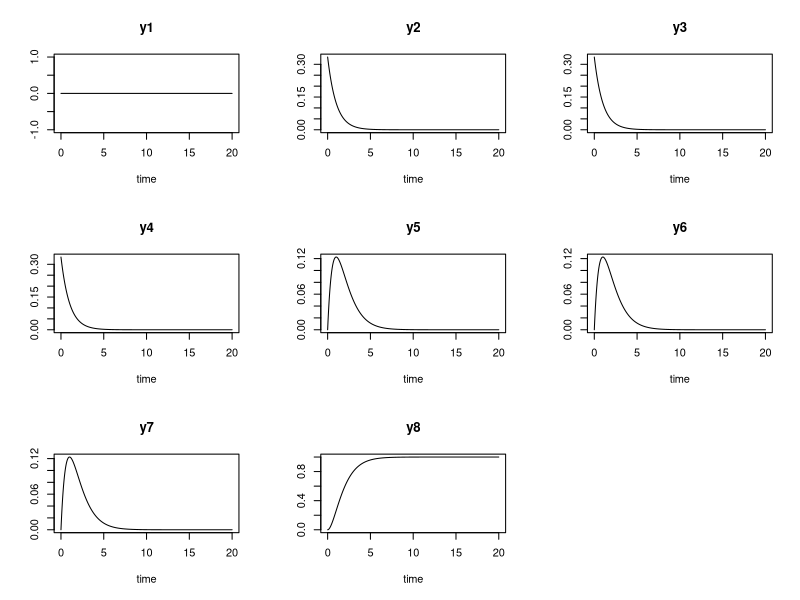
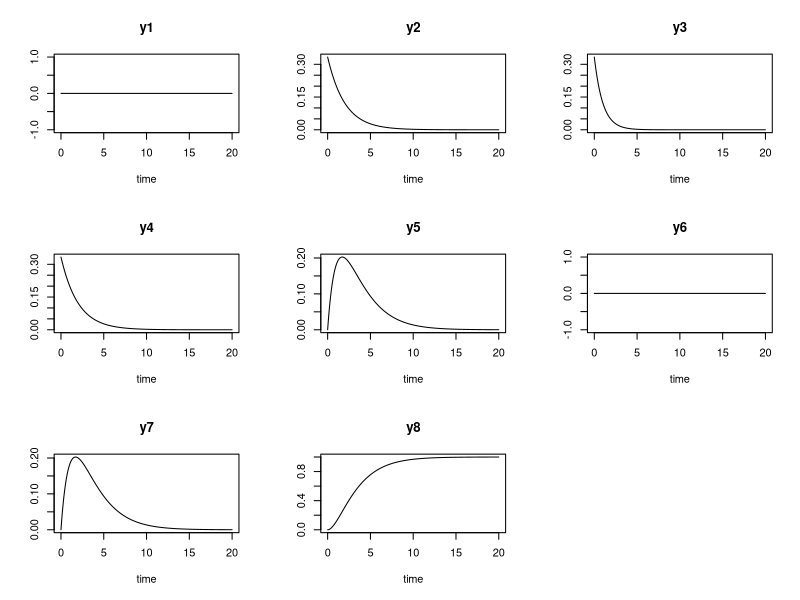

The R source for these figures, in order:
th <- 1/3
library(deSolve)
trinet <- function(t, y, parms) {
  with(as.list(c(y,parms)), {
    dy1 <- 0
    dy2 <- -2  * b * y[2]
    dy3 <- -2  * b * y[3]
    dy4 <- -2  * b * y[4]
    dy5 <- b * (y[2] + y[3] - 2 * y[5])
    dy6 <- b * (y[2] + y[4] - 2 * y[6])
    dy7 <- b * (y[3] + y[4] - 2 * y[7])
    dy8 <- 2 * b * (y[5] + y[6] + y[7])
    list(c(dy1, dy2, dy3, dy4, dy5, dy6, dy7, dy8))
  })
}
yini <- c(y1 = 0, y2 = th, y3 = th, y4 = th, y5 = 0, y6 = 0, y7 = 0, y8 = 0)
parms <- c(b=0.5)
times <- seq(from = 0, to = 20, by = 0.01)
out <- ode (times = times, y = yini, func = trinet, parms = parms)
png(filename = "./trinet.png")
plot(out)
dev.off()

trilin <- function(t, y, parms) {
  with(as.list(c(y,parms)), {
    dy1 <- 0
    dy2 <- -b * y[2]
    dy3 <- -2  * b * y[3]
    dy4 <- -b * y[4]
    dy5 <- b * (y[2] + y[3] - y[5])
    dy6 <- -2 * b * y[6]
    dy7 <- b * (y[3] + y[4] - y[7])
    dy8 <- b * (y[5] + 2 * y[6] + y[7])
    list(c(dy1, dy2, dy3, dy4, dy5, dy6, dy7, dy8))
  })
}
yini <- c(y1 = 0, y2 = th, y3 = th, y4 = th, y5 = 0, y6 = 0, y7 = 0, y8 = 0)
parms <- c(b=0.5)
times <- seq(from = 0, to = 20, by = 0.01)
out <- ode (times = times, y = yini, func = trilin, parms = parms)
png(filename = "./trilin.png")
plot(out)
dev.off()
